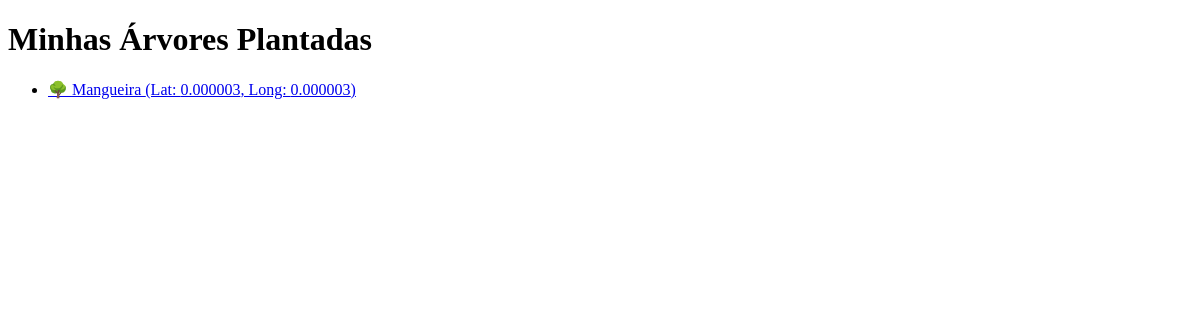
/minhas-arvores/ (signed in), run on an earlier commit of the app's database.
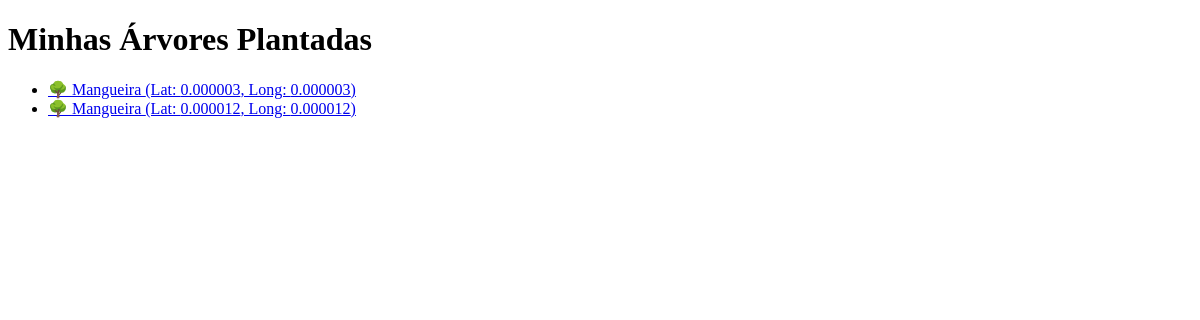
And on a later commit of the database.
### core/models.py (models this page shows, shortened)
class PlantedTree(models.Model):
    tree = models.ForeignKey(Tree, on_delete=models.CASCADE, related_name='plantings')
    user = models.ForeignKey(User, on_delete=models.CASCADE)
    latitude = models.DecimalField(max_digits=9, decimal_places=6)
    longitude = models.DecimalField(max_digits=9, decimal_places=6)
    age = models.PositiveIntegerField(default=0)  # idade da árvore em anos
    planted_at = models.DateTimeField(auto_now_add=True)

class Tree(models.Model):
    name = models.CharField(max_length=100)
    scientific_name = models.CharField(max_length=150, blank=True, null=True)

### core/views.py (the view)
# urls.py: path('minhas-arvores/', my_trees, name='my_trees'),
@login_required
def my_trees(request):
    user = request.user
    planted_trees = PlantedTree.objects.filter(user=user)
    return render(request, 'core/my_trees.html', {'planted_trees': planted_trees})

### core/templates/core/my_trees.html (shortened to what this page needs)
<!DOCTYPE html>
<html>
<head>
</head>
<body>
    <h1>Minhas Árvores Plantadas</h1>
    {% if planted_trees %}
    <ul>
        {% for tree in planted_trees %}
            <li>
                <a href="{% url 'planted_tree_detail' tree.id %}">
                    🌳 {{ tree.tree.name }} (Lat: {{ tree.latitude }}, Long: {{ tree.longitude }})
                </a>
            </li>
        {% endfor %}
    </ul>
    {% else %}
    <p>Você ainda não plantou nenhuma árvore.</p>
    {% endif %}
</body>
</html>

What changed in the data, as far as the page shows it:
added PlantedTree: tree.name "Mangueira", latitude "0.000012", longitude "0.000012"
